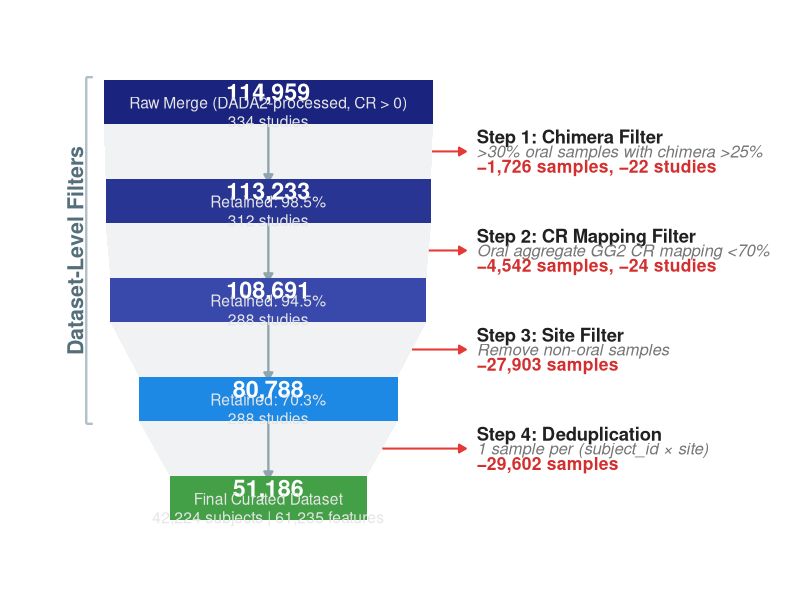
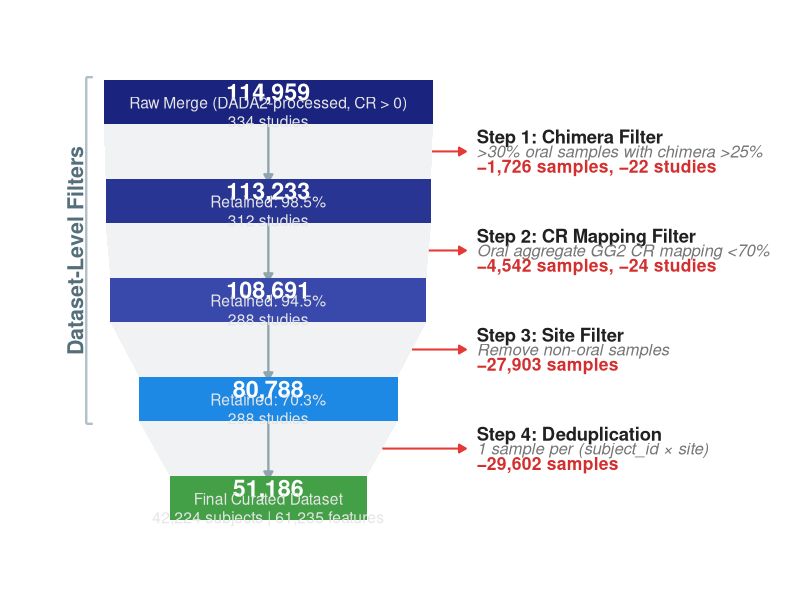

Here is the R script that generated these plots, in order:
library(tidyverse)
library(scales)

# 1. Global theme & font sizing
base_sz <- 14
text_sz <- base_sz / .pt  

update_geom_defaults("text", list(family = "sans"))
update_geom_defaults("label", list(family = "sans"))

theme_set(theme_minimal(base_size = base_sz, base_family = "sans"))

# 2. Funnel Data (Main Nodes)
funnel_data <- data.frame(
  step     = 1:5,
  n_num    = c(114959, 113233, 108691, 80788, 51186),
  s_num    = c(334, 312, 288, 288, 288),
  y        = c(16.0, 12.0, 8.0, 4.0, 0.0)
)

funnel_data <- funnel_data %>%
  mutate(
    pct = (n_num / n_num[1]) * 100,
    n_inside = comma(n_num),
    s_inside = case_when(
      step == 1 ~ "Raw Merge (DADA2-processed, CR > 0)\n334 studies",
      step == 2 ~ sprintf("Retained: %.1f%%\n312 studies", pct),
      step == 3 ~ sprintf("Retained: %.1f%%\n288 studies", pct),
      step == 4 ~ sprintf("Retained: %.1f%%\n288 studies", pct),
      step == 5 ~ "Final Curated Dataset\n42,224 subjects | 61,235 features"
    )
  )

# 3. Geometry Calculations for Funnel Blocks
max_w <- 7.5
min_w <- 4.5
bar_h <- 0.90

funnel_data$half_w <- min_w +
  (funnel_data$n_num - min(funnel_data$n_num)) /
  (max(funnel_data$n_num) - min(funnel_data$n_num)) * (max_w - min_w)

poly_blocks <- do.call(rbind, lapply(1:nrow(funnel_data), function(i) {
  b <- funnel_data[i, ]
  hw <- b$half_w
  yc <- b$y
  data.frame(
    x    = c(-hw, hw, hw, -hw),
    y    = c(yc - bar_h, yc - bar_h, yc + bar_h, yc + bar_h),
    step = b$step,
    grp  = paste0("bar_", i)
  )
}))

conn_indices <- 1:4
conn_blocks <- do.call(rbind, lapply(conn_indices, function(i) {
  top_hw      <- funnel_data$half_w[i]
  bot_hw      <- funnel_data$half_w[i + 1]
  top_y_bottom <- funnel_data$y[i] - bar_h
  bot_y_top   <- funnel_data$y[i + 1] + bar_h
  data.frame(
    x    = c(-top_hw, top_hw, bot_hw, -bot_hw),
    y    = c(top_y_bottom, top_y_bottom, bot_y_top, bot_y_top),
    step = i,
    grp  = paste0("conn_", i)
  )
}))

# 4. Exclusion Branches (Right-side Drops)
drops <- data.frame(
  step = 1:4,
  y_mid = (funnel_data$y[1:4] + funnel_data$y[2:5]) / 2, 
  title = c("Step 1: Chimera Filter",
            "Step 2: CR Mapping Filter",
            "Step 3: Site Filter",
            "Step 4: Deduplication"),
  criteria = c(">30% oral samples with chimera >25%",
               "Oral aggregate GG2 CR mapping <70%",
               "Remove non-oral samples",
               "1 sample per (subject_id \u00D7 site)"),
  ex_samp = c(1726, 4542, 27903, 29602),
  ex_stud = c(22, 24, 0, 0)
)

drops <- drops %>%
  mutate(
    x_start = (funnel_data$half_w[1:4] + funnel_data$half_w[2:5]) / 2,
    x_end   = max_w + 1.5, 
    ex_text = ifelse(ex_stud > 0,
                     sprintf("\u2212%s samples, \u2212%s studies", comma(ex_samp), ex_stud),
                     sprintf("\u2212%s samples", comma(ex_samp)))
  )

# 5. Plot Generation
bar_fills <- c("#1A237E", "#283593", "#3949AB", "#1E88E5", "#43A047")

p <- ggplot() +
  geom_segment(aes(x = -max_w - 0.8, xend = -max_w - 0.8, y = 17, yend = 3), 
               color = "#B0BEC5", linewidth = 0.8) +
  geom_segment(aes(x = -max_w - 0.8, xend = -max_w - 0.5, y = 17, yend = 17), 
               color = "#B0BEC5", linewidth = 0.8) +
  geom_segment(aes(x = -max_w - 0.8, xend = -max_w - 0.5, y = 3, yend = 3), 
               color = "#B0BEC5", linewidth = 0.8) +
  annotate("text", x = -max_w - 1.3, y = 10, label = "Dataset-Level Filters", 
           angle = 90, fontface = "bold", color = "#546E7A", size = text_sz * 1.1) +

  geom_polygon(data = conn_blocks, aes(x = x, y = y, group = grp),
               fill = "#ECEFF1", alpha = 0.8) +
  geom_segment(data = drops, aes(x = 0, xend = 0, y = y_mid + 1.2, yend = y_mid - 1.2),
               arrow = arrow(length = unit(0.2, "cm"), type = "closed"), 
               color = "#90A4AE", linewidth = 0.8) +
  geom_polygon(data = poly_blocks, aes(x = x, y = y, group = grp),
               fill = rep(bar_fills, each = 4), color = NA) +
  
  geom_text(data = funnel_data, aes(x = 0, y = y + 0.40, label = n_inside),
            size = text_sz * 1.2, color = "white", fontface = "bold") +
  geom_text(data = funnel_data, aes(x = 0, y = y - 0.40, label = s_inside),
            size = text_sz * 0.8, color = "grey90", lineheight = 1.0) +

  geom_segment(data = drops, aes(x = x_start, xend = x_end, y = y_mid, yend = y_mid),
               arrow = arrow(length = unit(0.2, "cm"), type = "closed"), 
               color = "#E53935", linewidth = 0.7) +
  geom_text(data = drops, aes(x = x_end + 0.5, y = y_mid + 0.6, label = title), 
            hjust = 0, fontface = "bold", color = "#212121", size = text_sz * 0.95) +
  geom_text(data = drops, aes(x = x_end + 0.5, y = y_mid, label = criteria), 
            hjust = 0, fontface = "italic", color = "#757575", size = text_sz * 0.85) +
  geom_text(data = drops, aes(x = x_end + 0.5, y = y_mid - 0.6, label = ex_text), 
            hjust = 0, fontface = "bold", color = "#D32F2F", size = text_sz * 0.9) +

  coord_cartesian(xlim = c(-10.0, 22.0), ylim = c(-2.0, 18.0), clip = "off") +
  theme_void(base_size = base_sz, base_family = "sans") +
  theme(plot.margin = margin(20, 10, 20, 10, unit = "pt"))

# 6. Save Output
output_dir <- "/home/yanglun/YSD/global_oral/global_oral_v2/oral-v2-02/01-overview-sampling-distribution/02-patch-map-2/02-patch-pipeline-map/output"
if (!dir.exists(output_dir)) dir.create(output_dir, recursive = TRUE)

ggsave(file.path(output_dir, "data_qc_funnel_chart_hybrid.pdf"),
       plot = p, width = 13.5, height = 9, device = "pdf", useDingbats = FALSE)
ggsave(file.path(output_dir, "data_qc_funnel_chart_hybrid.png"),
       plot = p, width = 13.5, height = 9, device = "png", dpi = 600, bg = "white")

message("Hybrid QC funnel chart saved to: ", file.path(output_dir, "data_qc_funnel_chart_hybrid.pdf"))
